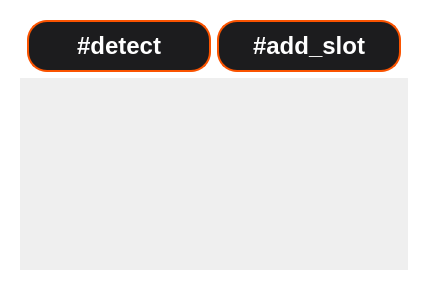
<?xml version="1.0" encoding="UTF-8"?>
<ui version="4.0">
    <class>frmHardwareWindow</class>
    <widget class="QWidget" name="frmHardwareWindow">
        <property name="windowTitle">
            <string notr="true">#hardware_setup</string>
        </property>
        <property name="styleSheet">
            <string notr="true">
                QWidget#frmHardwareWindow { background-color: transparent; }

                /* Secondary action buttons (Detect, Add, Ok, Cancel) */
                QPushButton {
                background-color: #1C1C1E; /* Neutral dark background */
                color: #FFFFFF;
                border: 2px solid #FA5300; /* Orange border for consistency */
                border-radius: 20px;
                font-family: "Segoe UI";
                font-size: 24px;
                font-weight: 700;
                padding: 10px;
                min-width: 160px;
                text-transform: uppercase;
                }
                QPushButton:pressed {
                background-color: #FA5300; /* Fill orange on press */
                color: #FFFFFF;
                }
                QPushButton:disabled {
                background-color: #3A3A3C;
                color: #8E8E93;
                }

                /* Cancel button variant */
                QPushButton#btnCancel {
                border: 2px solid #8E8E93;
                color: #8E8E93;
                }
                QPushButton#btnCancel:pressed {
                background-color: #8E8E93;
                color: #FFFFFF;
                }

                /* List styling */
                QListWidget {
                border: none;
                min-width: 360px;
                color: #FFFFFF;
                font-family: "Segoe UI";
                font-size: 22px;
                font-weight: 600;
                }
                QListWidget::item {
                border: none;
                height: 40px;
                background-color: #1C1C1E;
                }
                QListWidget::item:selected {
                background-color: #FA5300;
                color: #FFFFFF;
                }
            </string>
        </property>

        <layout class="QVBoxLayout" name="mainLayout">
            <item>
                <widget class="QStackedWidget" name="stackedWidget">
                    <property name="currentIndex">
                        <number>0</number>
                    </property>

                    <!-- All Devices Page -->
                    <widget class="QWidget" name="wAllDevicesPage">
                        <layout class="QVBoxLayout" name="allDevicesLayout">
                            <item>
                                <layout class="QHBoxLayout" name="buttonRow">
                                    <item>
                                        <spacer name="hsLeft">
                                            <property name="orientation">
                                                <enum>Qt::Horizontal</enum>
                                            </property>
                                        </spacer>
                                    </item>
                                    <item>
                                        <widget class="QPushButton" name="btnDetect">
                                            <property name="text">
                                                <string>#detect</string>
                                            </property>
                                        </widget>
                                    </item>
                                    <item>
                                        <widget class="QPushButton" name="btnAdd">
                                            <property name="text">
                                                <string>#add_slot</string>
                                            </property>
                                        </widget>
                                    </item>
                                    <item>
                                        <spacer name="hsRight">
                                            <property name="orientation">
                                                <enum>Qt::Horizontal</enum>
                                            </property>
                                        </spacer>
                                    </item>
                                </layout>
                            </item>
                            <item>
                                <widget class="QScrollArea" name="scrollArea">
                                    <property name="frameShape">
                                        <enum>QFrame::NoFrame</enum>
                                    </property>
                                    <property name="widgetResizable">
                                        <bool>true</bool>
                                    </property>
                                    <widget class="QWidget" name="scrollAreaWidgetContents">
                                        <layout class="QVBoxLayout" name="scrollLayout">
                                            <item>
                                                <widget class="QWidget" name="slotsWidget"
                                                    native="true" />
                                            </item>
                                        </layout>
                                    </widget>
                                </widget>
                            </item>
                        </layout>
                    </widget>

                    <!-- Select Type Page -->
                    <widget class="QWidget" name="wSelectTypePage">
                        <layout class="QVBoxLayout" name="selectTypeLayout">
                            <item>
                                <widget class="QListWidget" name="lwTypes">
                                    <item>
                                        <property name="text">
                                            <string notr="true">Купюроприёмник</string>
                                        </property>
                                    </item>
                                    <item>
                                        <property name="text">
                                            <string notr="true">Принтер</string>
                                        </property>
                                    </item>
                                    <item>
                                        <property name="text">
                                            <string notr="true">Фискальный регистратор</string>
                                        </property>
                                    </item>
                                    <item>
                                        <property name="text">
                                            <string notr="true">Сторожевой таймер</string>
                                        </property>
                                    </item>
                                    <item>
                                        <property name="text">
                                            <string notr="true">Модем</string>
                                        </property>
                                    </item>
                                </widget>
                            </item>
                            <item>
                                <layout class="QHBoxLayout" name="okCancelRow">
                                    <item>
                                        <widget class="QPushButton" name="btnOk">
                                            <property name="text">
                                                <string>#ok</string>
                                            </property>
                                        </widget>
                                    </item>
                                    <item>
                                        <widget class="QPushButton" name="btnCancel">
                                            <property name="text">
                                                <string>#cancel</string>
                                            </property>
                                        </widget>
                                    </item>
                                </layout>
                            </item>
                        </layout>
                    </widget>
                </widget>
            </item>
        </layout>
    </widget>
    <resources>
        <include location="../Resources/Resources.qrc" />
    </resources>
    <connections />
</ui>
